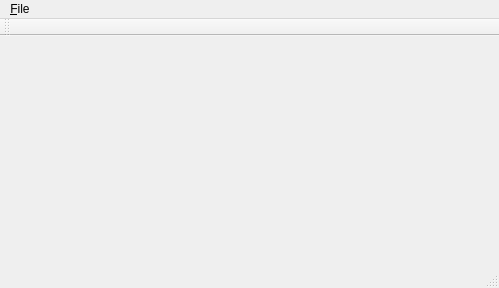
<?xml version="1.0" encoding="UTF-8"?>
<ui version="4.0">
 <class>mdtSqlWindow</class>
 <widget class="QMainWindow" name="mdtSqlWindow">
  <property name="geometry">
   <rect>
    <x>0</x>
    <y>0</y>
    <width>499</width>
    <height>288</height>
   </rect>
  </property>
  <property name="windowTitle">
   <string>MainWindow</string>
  </property>
  <widget class="QWidget" name="centralwidget"/>
  <widget class="QMenuBar" name="mnuMain">
   <property name="geometry">
    <rect>
     <x>0</x>
     <y>0</y>
     <width>499</width>
     <height>21</height>
    </rect>
   </property>
   <widget class="QMenu" name="mnuMainFile">
    <property name="title">
     <string>&amp;File</string>
    </property>
   </widget>
   <addaction name="mnuMainFile"/>
  </widget>
  <widget class="QStatusBar" name="statusbar"/>
  <widget class="QToolBar" name="tlbMain">
   <property name="windowTitle">
    <string>toolBar</string>
   </property>
   <attribute name="toolBarArea">
    <enum>TopToolBarArea</enum>
   </attribute>
   <attribute name="toolBarBreak">
    <bool>false</bool>
   </attribute>
  </widget>
  <action name="mnuMainFileSave">
   <property name="text">
    <string>&amp;Save</string>
   </property>
  </action>
 </widget>
 <resources/>
 <connections/>
</ui>
